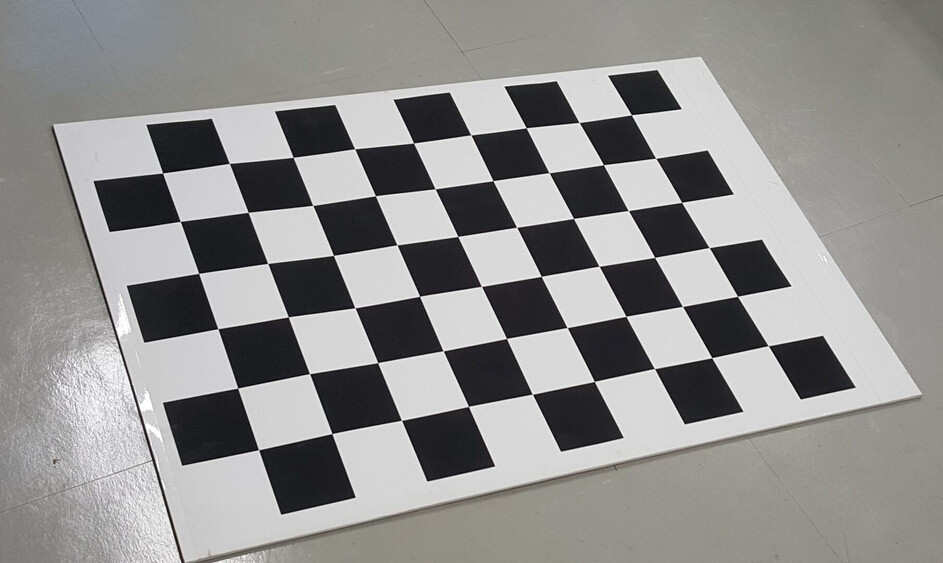
#> input picture image calibration/calib_chess.jpg, 943 x 563 px
$ python watershed.py '../image calibration/calib_chess.jpg'
#> lines starting #> are read from the running program, lines starting #| are printed output that depends on the picture
import sys
import cv2
import numpy

def neighbourhood(image, x, y):
    # Save the neighbourhood pixel's values in a dictionary
    neighbour_region_numbers = {}
    for i in range(-1, 2):
        for j in range(-1, 2):
            if (i == 0 and j == 0):
                continue
            if (x+i < 0 or y+j < 0): # If coordinates out of image range, skip
                continue
            if (x+i >= image.shape[0] or y+j >= image.shape[1]): # If coordinates out of image range, skip
                continue
            if (neighbour_region_numbers.get(image[x+i][y+j]) == None):
                neighbour_region_numbers[image[x+i][y+j]] = 1 # Create entry in dictionary if not already present
            else:
                neighbour_region_numbers[image[x+i][y+j]] += 1 # Increase count in dictionary if already present

    # Remove the key - 0 if exists
    if (neighbour_region_numbers.get(0) != None):
        del neighbour_region_numbers[0]

    # Get the keys of the dictionary
    keys = list(neighbour_region_numbers)

    # Sort the keys for ease of checking
    keys.sort()

    if (keys[0] == -1):
        if (len(keys) == 1): # Separate region
            return -1
        elif (len(keys) == 2): # Part of another region
            return keys[1]
        else: # Watershed
            return 0
    else:
        if (len(keys) == 1): # Part of another region
            return keys[0]
        else: # Watershed
            return 0

def watershed_segmentation(image):
    # Create a list of pixel intensities along with their coordinates
    intensity_list = []
    for x in range(image.shape[0]):
        for y in range(image.shape[1]):
            # Append the tuple (pixel_intensity, xy-coord) to the end of the list
            intensity_list.append((image[x][y], (x, y)))
#> after the loop, intensity_list = 530909 items

    # Sort the list with respect to their pixel intensities, in ascending order
    intensity_list.sort()

    # Create an empty segmented_image numpy ndarray initialized to -1's
    segmented_image = numpy.full(image.shape, -1, dtype=int)

    # Iterate the intensity_list in ascending order and update the segmented image
    region_number = 0
    for i in range(len(intensity_list)):
        # Print iteration number in terminal for clarity
        sys.stdout.write("\rPixel {} of {}...".format(i, len(intensity_list)))
        sys.stdout.flush()

        # Get the pixel intensity and the x,y coordinates
        intensity = intensity_list[i][0]
        x = intensity_list[i][1][0]
        y = intensity_list[i][1][1]

        # Get the region number of the current pixel's region by checking its neighbouring pixels
        region_status = neighbourhood(segmented_image, x, y)

        # Assign region number (or) watershed accordingly, at pixel (x, y) of the segmented image
        if (region_status == -1): # Separate region
            region_number += 1
            segmented_image[x][y] = region_number
        elif (region_status == 0): # Watershed
            segmented_image[x][y] = 0
        else: # Part of another region
            segmented_image[x][y] = region_status
#> this loop made 530909 passes
#> (intensity, x, y, region_status) on passes 1 to 12: (0, 109, 629, -1), (0, 156, 294, -1), (0, 162, 603, -1), (0, 171, 168, -1), (0, 194, 376, -1), (0, 201, 683, -1), (0, 211, 249, -1), (0, 217, 574, -1), (0, 223, 182, -1), (0, 252, 347, -1), (0, 256, 655, -1), (0, 272, 200, -1)
#> (intensity, x, y, region_status) on passes 61 to 66: (3, 209, 248, -1), (3, 235, 459, -1), (3, 238, 457, -1), (3, 252, 348, 10), (3, 281, 730, -1), (3, 288, 734, -1)
#> (printed output is left out)
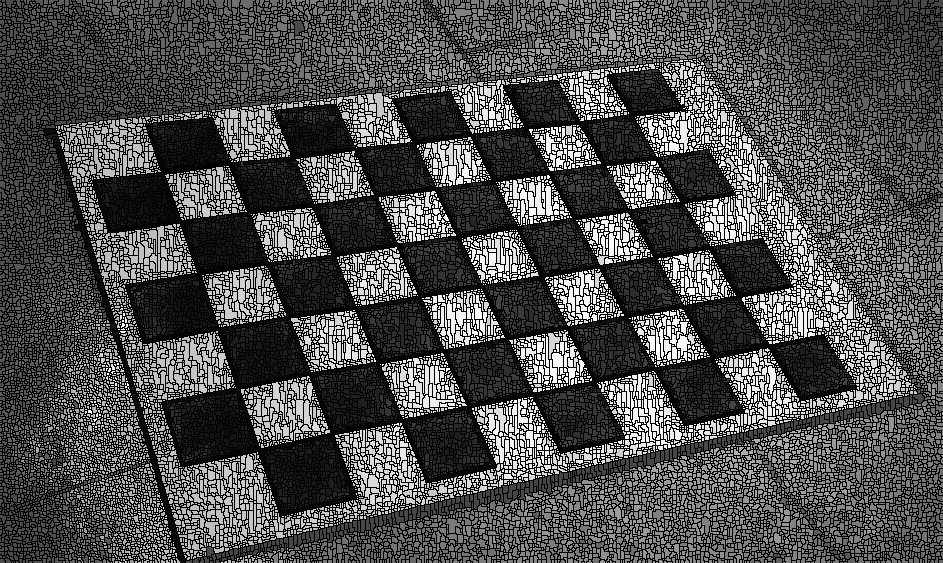
#> segmented_image: shape (563, 943) int64; min 0, max 28997, mean 8456.7; drawn with min black and max white
#> after the loop, region_number = 28997

    # Return the segmented image
    return segmented_image


def main(argv):
    # Read the input image
    img = cv2.imread(argv[0], 0)

    # Check if image exists or not
    if (img is None):
        print ("Cannot open {} image".format(argv[0]))
        print ("Make sure you provide the correct image path")
        sys.exit(2)

    # Perform segmentation using watershed_segmentation on the input image
    segmented_image = watershed_segmentation(img)

    # Save the segmented image as png to disk
    cv2.imwrite("images/target.png", segmented_image)
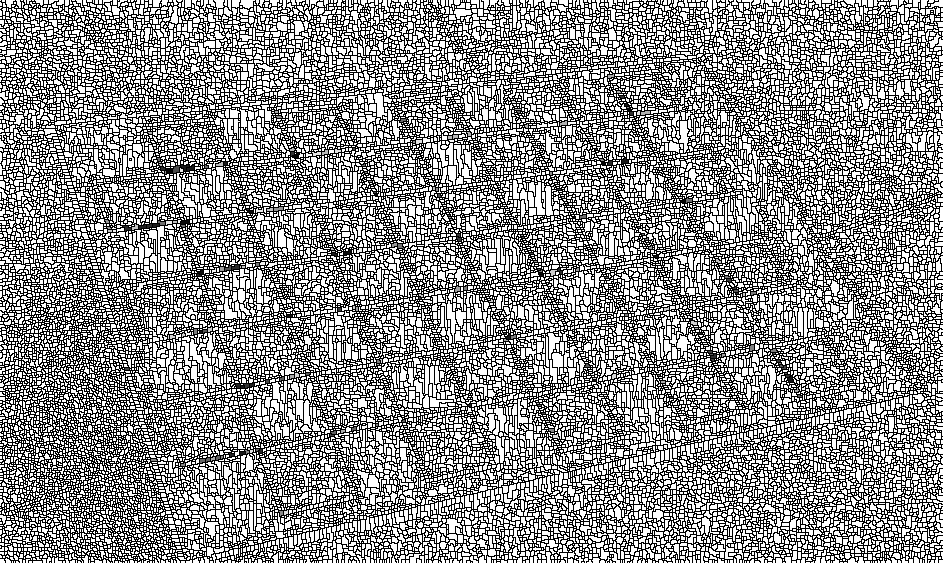
#> saved as target.png: shape (563, 943); min 0, max 255, mean 142.5

    # Show the segmented image and original image side by side
    input_image = cv2.resize(img, (0,0), None, 0.5, 0.5)
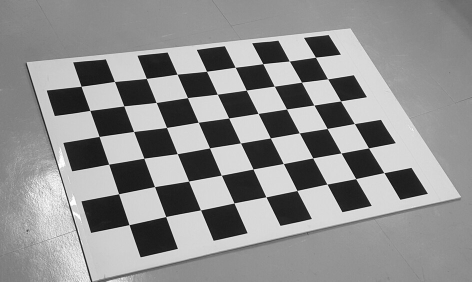
#> input_image: shape (282, 472); min 14, max 255, mean 143.4
    seg_image = cv2.resize(cv2.imread("images/target.png", 0), (0,0), None, 0.5, 0.5)
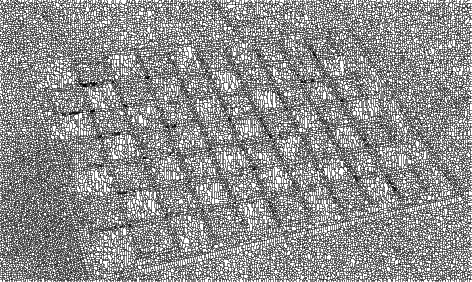
#> seg_image: shape (282, 472); min 0, max 255, mean 142.9
    numpy_horiz = numpy.hstack((input_image, seg_image))
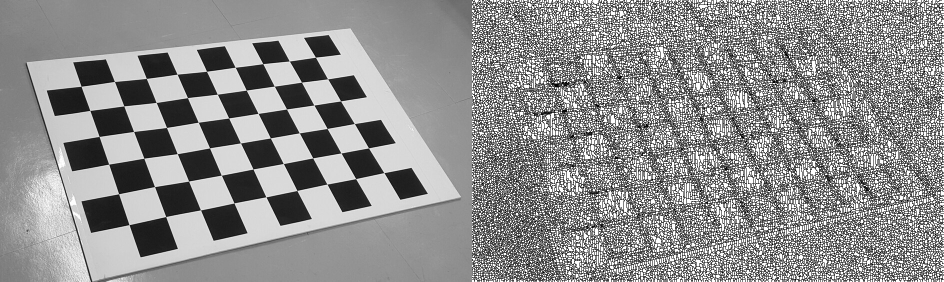
#> numpy_horiz: shape (282, 944); min 0, max 255, mean 143.2
    cv2.imshow('Input image ------------------------ Segmented image', numpy_horiz)
    cv2.waitKey(0)

if __name__ == "__main__":
    main(sys.argv[1:])
